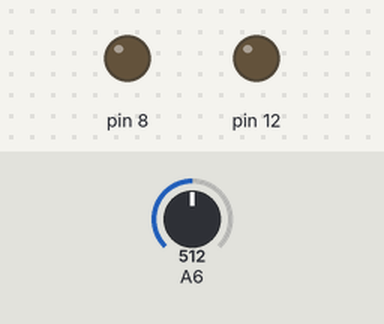
This sketch was run on a simulated Arduino Nano, built with avr-gcc and run on an emulated ATmega328P. Shown: output pins drawn as LEDs (lit = HIGH). The test bench sets the inputs (shaded band); at power-on: A6 = 512.

Above: at 1.8 s.
1.9 s: A6 set to 0
At 2.8 s:
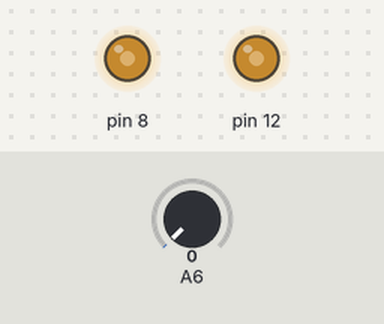
3.6 s: A6 set to 122
At 4.21 s:
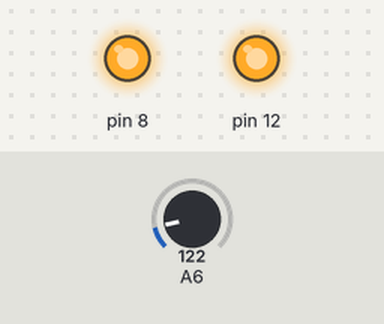
7.1 s: A6 set to 1023
At 8.6 s:
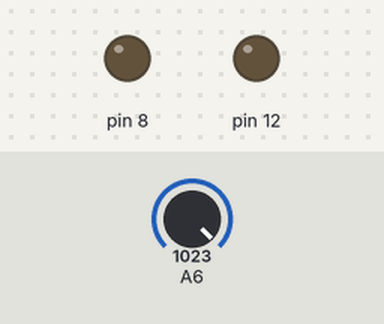
Timing chart, 0 to 14.7 s (numbered marks = the images above; inputs shaded):
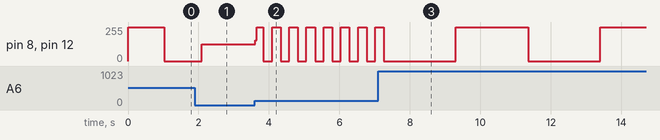

The sketch:

ROBOBOX_KIT4_EXP2.ino
```cpp
int potentiometre;

void setup() {
  pinMode(A6, INPUT);
  pinMode(12, OUTPUT);
  pinMode(8, OUTPUT);
}

void loop() {
  potentiometre = analogRead(A6);
  potentiometre = potentiometre * 2;
  digitalWrite(12, HIGH);
  digitalWrite(8, HIGH);
  delay(potentiometre);
  potentiometre = analogRead(A6);
  potentiometre = potentiometre * 2;
  digitalWrite(12, LOW);
  digitalWrite(8, LOW);
  delay(potentiometre);

}
```

Measured:
- after the input at 3.6 s, pin 8, pin 12: 127/255 → 155/255 at once, then repeats every 0.44 s: 255/255 0.20 s, 0/255 0.24 s
- after the input at 7.1 s, pin 8, pin 12: 0/255 → 255/255 after 2.2 s, → 0/255 2.0 s later, → 255/255 2.0 s later
